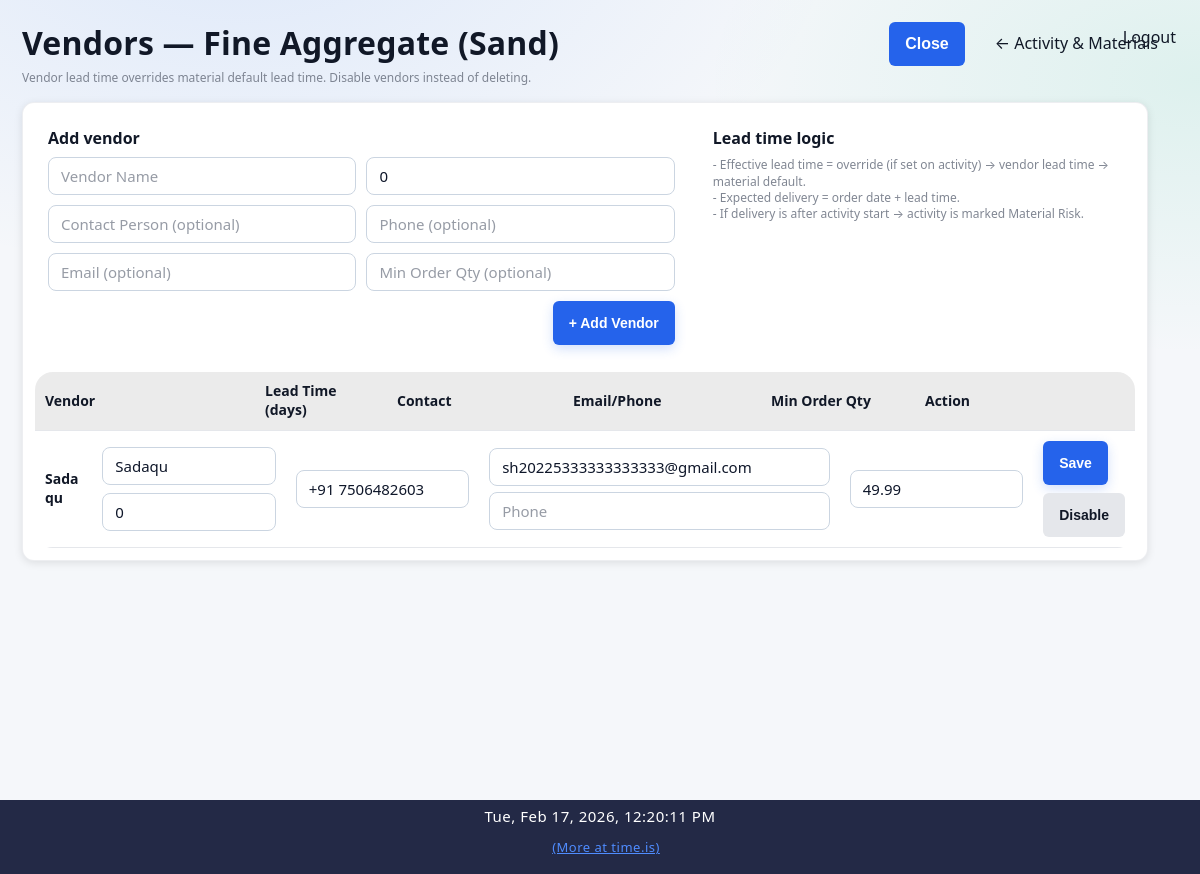
Screenshot of /material-master/materials/2/vendors (signed in) with the database file from the repository.
### app/models/material.py (models this page shows, shortened)
class Material(Base):
    __tablename__ = "materials"
    id = Column(Integer, primary_key=True, index=True)
    code = Column(String(30), nullable=True, index=True)
    name = Column(String(150), nullable=False, unique=True)
    unit = Column(String(50), nullable=False)          # m3, MT, bags
    category = Column(String(80), nullable=True)
    specification = Column(String(120), nullable=True)
    unit_cost = Column(Float, nullable=True)
    standard_unit = Column(String(50), nullable=True)
    allowed_units = Column(String(500), nullable=True)
    default_lead_time_days = Column(Integer, nullable=True)
    lead_time_days = Column(Integer, nullable=True, default=0)
    minimum_stock = Column(Float, nullable=False, default=0)
    is_active = Column(Boolean, nullable=False, default=True)
    created_at = Column(DateTime, default=datetime.utcnow, nullable=False)
    vendors = relationship(
        "MaterialVendor",
        back_populates="material",
        cascade="all, delete-orphan",
    )
    activities_link = relationship(
        "MaterialActivity",
        back_populates="material",
        cascade="all, delete-orphan",
    )
    stretches_link = relationship(
        "MaterialStretch",
        back_populates="material",
        cascade="all, delete-orphan",
    )

### app/models/material_vendor.py (models this page shows)
class MaterialVendor(Base):
    __tablename__ = "material_vendors"
    id = Column(Integer, primary_key=True, index=True)
    material_id = Column(Integer, ForeignKey("materials.id"), nullable=True, index=True)
    vendor_name = Column(String(200), nullable=False)
    vendor_type = Column(String(100), nullable=True)  # Manufacturer, Distributor, Local Supplier, Transporter
    contact_person = Column(String(150), nullable=True)
    phone = Column(String(50), nullable=True)
    email = Column(String(200), nullable=True)
    vendor_location = Column(String(200), nullable=True)
    service_area = Column(String(300), nullable=True)  # e.g., "50 km radius", "City-wide"
    vendor_priority = Column(String(50), nullable=True, default="Primary")  # Primary, Secondary, Backup
    reliability_rating = Column(String(50), nullable=True, default="Medium")  # High, Medium, Low
    payment_terms = Column(String(100), nullable=True)  # Advance, COD, Credit
    credit_period = Column(Integer, nullable=True)  # Days allowed for payment
    gst_number = Column(String(50), nullable=True)
    gst_percentage = Column(Float, nullable=True, default=18.0)
    lead_time_days = Column(Integer, nullable=False, default=0)
    min_order_qty = Column(Float, nullable=True)
    unit_price = Column(Float, nullable=True)  # Per unit pricing for this vendor-material pair
    per_unit_quantity = Column(Float, nullable=True)  # e.g., 50 kg bag
    supply_capacity = Column(Float, nullable=True)  # e.g., 1000 bags/month
    contract_start_date = Column(DateTime, nullable=True)
    contract_end_date = Column(DateTime, nullable=True)
    quotation_pdf = Column(String(500), nullable=True)
    agreement_pdf = Column(String(500), nullable=True)
    gst_certificate = Column(String(500), nullable=True)
    is_active = Column(Boolean, nullable=False, default=True)
    created_at = Column(DateTime, nullable=False, default=datetime.utcnow)
    updated_at = Column(DateTime, nullable=False, default=datetime.utcnow, onupdate=datetime.utcnow)
    material = relationship("Material", back_populates="vendors")

### app/routes/material_master.py (the view)
@router.get("/materials/{material_id}/vendors", response_class=HTMLResponse)
def material_vendors_page(material_id: int, request: Request, db: Session = Depends(get_db)):
    user = _guard_master_editor(request)
    if not user:
        return RedirectResponse("/dashboard", status_code=302)
    m = db.query(Material).filter(Material.id == material_id).first()
    if not m:
        flash(request, "Material not found", "error")
        return RedirectResponse("/activity-material-planning", status_code=302)
    vendors = (
        db.query(MaterialVendor)
        .filter(MaterialVendor.material_id == material_id)
        .order_by(MaterialVendor.is_active.desc(), MaterialVendor.vendor_name.asc())
        .all()
    )
    return templates.TemplateResponse(
        "material_vendors.html",
        {
            "request": request,
            "user": user,
            "material": m,
            "vendors": vendors,
            "today": date.today(),
        },
    )

### app/templates/material_vendors.html (shortened to what this page needs)
{% extends "base.html" %}
{% block content %}
<div style="display:flex;justify-content:space-between;align-items:flex-start;gap:12px;flex-wrap:wrap;margin-bottom:16px">
  <div>
    <h1 class="page-title">Vendors — {{ material.name }}</h1>
    <div class="help-text">Vendor lead time overrides material default lead time. Disable vendors instead of deleting.</div>
  </div>
  <div style="display:flex;gap:10px;flex-wrap:wrap">
    <button type="button" class="btn" onclick="(function(){ try{ if(window.parent && typeof window.parent.closeVendorModal==='function'){ window.parent.closeVendorModal(); return; } }catch(e){} window.location.href='/activity-material-planning'; })()">Close</button>
    <a href="/activity-material-planning" class="btn">← Activity & Materials</a>
  </div>
</div>
<div class="card" style="padding:16px;max-width:1100px">
  <div style="display:grid;grid-template-columns:1.2fr 0.8fr;gap:12px">
    <div style="border:1px solid rgba(255,255,255,0.08);border-radius:12px;padding:12px;background:rgba(255,255,255,0.02)">
      <div style="font-weight:700;margin-bottom:8px">Add vendor</div>
      <form method="post" action="/material-master/materials/{{ material.id }}/vendors/add" style="display:grid;grid-template-columns:1fr 1fr;gap:10px">
        <input name="vendor_name" type="text" placeholder="Vendor Name" required />
        <input name="lead_time_days" type="number" min="0" step="1" value="0" placeholder="Lead Time (days)" required />
        <input name="contact_person" type="text" placeholder="Contact Person (optional)" />
        <input name="phone" type="text" placeholder="Phone (optional)" />
        <input name="email" type="email" placeholder="Email (optional)" />
        <input name="min_order_qty" type="number" step="0.01" min="0" placeholder="Min Order Qty (optional)" />
        <div style="grid-column:1 / -1;display:flex;justify-content:flex-end">
          <button class="btn-primary" type="submit">+ Add Vendor</button>
        </div>
      </form>
    </div>
    <div style="border:1px solid rgba(255,255,255,0.08);border-radius:12px;padding:12px;background:rgba(255,255,255,0.02)">
      <div style="font-weight:700;margin-bottom:8px">Lead time logic</div>
      <div class="help-text">
        - Effective lead time = override (if set on activity) → vendor lead time → material default.
        <br>
        - Expected delivery = order date + lead time.
        <br>
        - If delivery is after activity start → activity is marked Material Risk.
      </div>
    </div>
  </div>
  <div style="margin-top:14px">
    {% if vendors|length == 0 %}
      <div style="padding:16px;opacity:0.75">No vendors yet.</div>
    {% else %}
      <table class="table" style="margin:0">
        <thead>
          <tr>
            <th style="width:20%">Vendor</th>
            <th style="width:12%">Lead Time (days)</th>
            <th style="width:16%">Contact</th>
            <th style="width:18%">Email/Phone</th>
            <th style="width:14%">Min Order Qty</th>
            <th style="width:20%">Action</th>
          </tr>
        </thead>
        <tbody>
          {% for v in vendors %}
          <tr {% if not v.is_active %}style="opacity:0.6"{% endif %}>
            <td>
              <strong>{{ v.vendor_name }}</strong>
            </td>
            <td>
              <form method="post" action="/material-master/vendors/{{ v.id }}/update" style="display:grid;grid-template-columns:1fr;gap:8px">
                <input name="vendor_name" type="text" value="{{ v.vendor_name }}" required />
                <input name="lead_time_days" type="number" min="0" step="1" value="{{ v.lead_time_days }}" required />
            </td>
            <td>
                <input name="contact_person" type="text" value="{{ v.contact_person or '' }}" placeholder="Contact" />
            </td>
            <td>
                <input name="email" type="email" value="{{ v.email or '' }}" placeholder="Email" style="margin-bottom:6px" />
                <input name="phone" type="text" value="{{ v.phone or '' }}" placeholder="Phone" />
            </td>
            <td>
                <input name="min_order_qty" type="number" step="0.01" min="0" value="{{ v.min_order_qty if v.min_order_qty is not none else '' }}" placeholder="(optional)" />
            </td>
            <td>
                <div style="display:flex;gap:8px;flex-wrap:wrap;align-items:center">
                  <button class="btn-primary btn-sm" type="submit">Save</button>
                </div>
              <form method="post" action="/material-master/vendors/{{ v.id }}/toggle" style="margin-top:8px">
                <button class="btn-secondary btn-sm" type="submit">{{ 'Disable' if v.is_active else 'Enable' }}</button>
              </form>
            </td>
          </tr>
          {% endfor %}
        </tbody>
      </table>
    {% endif %}
  </div>
</div>
{% endblock %}

### static/css/style.css (style rules this page uses)
body { font-family: Arial, Helvetica, sans-serif; margin: 0; background-color: var(--bg); color: var(--text); }
input, select, textarea { padding: 6px; border-radius: 4px; border: 1px solid var(--border); background: var(--card); color: var(--text); }
table { width: 100%; border-collapse: collapse; background: var(--card); }
th { background: rgba(0,0,0,0.05); text-align: left; }
th, td { padding: 10px; border-bottom: 1px solid var(--border); }
button, .button { padding: 6px 12px; border-radius: 4px; border: none; cursor: pointer; background: var(--btn); color: white; text-decoration: none; }
:root { --bg: #f5f7fa; --bg-secondary: #ffffff; --bg-primary: #f5f7fa; --text: #111827; --text-muted: #6b7280; --text-primary: var(--text); --text-secondary: var(--text-muted); --card: #ffffff; --nav: #1f2937; --card-bg: var(--card); --card-border: var(--border-color); --border: #e5e7eb; --border-color: #e5e7eb; --input-bg: var(--card); --input-border: var(--border); --btn: #2563eb; --hover-bg: rgba(37, 99, 235, 0.1); --accent-color: #2563eb; }
html, body, table, th, td, input, select, textarea, button, .button { transition: background-color 0.3s ease, color 0.3s ease, border-color 0.3s ease; }
.page-title { margin-bottom: 20px; font-size: 26px; font-weight: 600; }
.card { background: var(--card); border-radius: 10px; padding: 16px; box-shadow: 0 4px 12px rgba(0,0,0,0.06); }
.btn-sm { padding: 4px 8px; font-size: 12px; }

### app/static/css/responsive.css (style rules this page uses)
html { --form-column-count: auto-fit; --button-width: auto; --input-height: 38px; --font-size-base: 16px; --padding-base: 20px; --gap-base: 16px; --max-content-width: 1200px; --sidebar-width: 250px; --touch-target-size: 44px; }
html.medium-screen { --form-column-count: auto-fit; --button-width: auto; --input-height: 38px; --font-size-base: 15px; --padding-base: 18px; --gap-base: 14px; --max-content-width: 1000px; --sidebar-width: 240px; --touch-target-size: 44px; }
input, select, textarea, .form-input { height: var(--input-height); padding: calc(var(--input-height) / 4) calc(var(--padding-base) / 2); font-size: var(--font-size-base); min-width: 0; box-sizing: border-box; }
button, .btn, .btn-primary, .btn-secondary, [role="button"] { width: var(--button-width); height: var(--touch-target-size); min-height: var(--touch-target-size); padding: 0 var(--padding-base); font-size: var(--font-size-base); cursor: pointer; display: inline-flex; align-items: center; justify-content: center; border-radius: 6px; transition: all 0.2s ease; border: none; }
body { font-size: var(--font-size-base); line-height: 1.5; }
h1 { font-size: calc(var(--font-size-base) * 1.8); margin: calc(var(--gap-base) * 2) 0 var(--gap-base) 0; }
table { width: 100%; border-collapse: collapse; font-size: var(--font-size-base); }
th, td { padding: calc(var(--padding-base) / 2); text-align: left; border-bottom: 1px solid var(--border, #ddd); }
html.landscape { --padding-base: 12px; --gap-base: 8px; }

### app/templates/base.html (style rules this page uses)
a, a:visited { color: var(--text); text-decoration: none; }
.help-text { font-size: 12px; color: var(--text-muted); margin-top: 6px; }
.btn-primary { background: var(--btn); color: #fff; padding: 9px 14px; border-radius: 6px; border: none; cursor: pointer; }
.btn-secondary { background: #e5e7eb; color: #111827; padding: 9px 14px; border-radius: 6px; border: none; cursor: pointer; }

### rows the page displays
Material: name "Fine Aggregate (Sand)"
MaterialVendor: vendor_name "Sadaqu", lead_time_days "0", contact_person "+91 7506482603", email "sh20225333333333333@gmail.com", min_order_qty "49.99", is_active "Disable"
